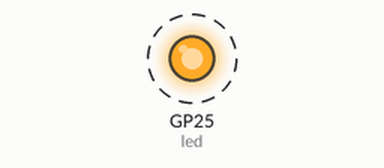
Bench run of a program on a simulated Raspberry Pi Pico running MicroPython. Parts: output pins drawn as LEDs (lit = HIGH). Dashed ring = blinking.

Above: at 0.2 s.
Timing chart, 0 to 3.0 s (numbered marks = the images above):
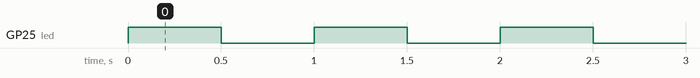

The program:

main.py
```python
import time
from machine import Pin

# Define the onboard LED pin (usually GP25 for Pico)
led = Pin(25, Pin.OUT)

while True:
    led.value(1) # Turn LED ON
    time.sleep(0.5)
    led.value(0) # Turn LED OFF
    time.sleep(0.5)
```

Measured:
- by itself, GP25 (led): alternates HIGH for 0.50 s and LOW for 0.50 s
